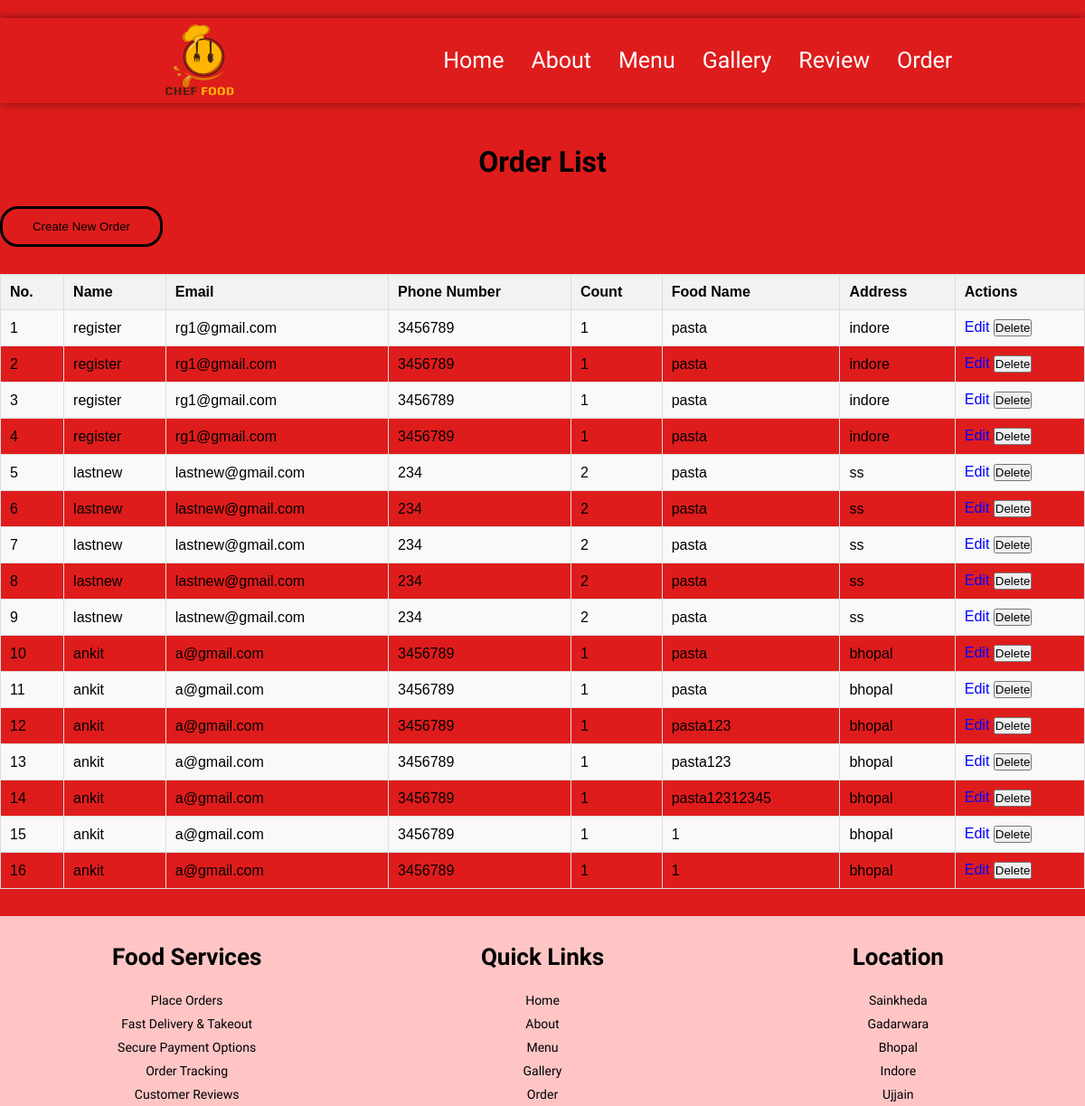
/orders/ (upper part), run on an earlier commit of the app's database.
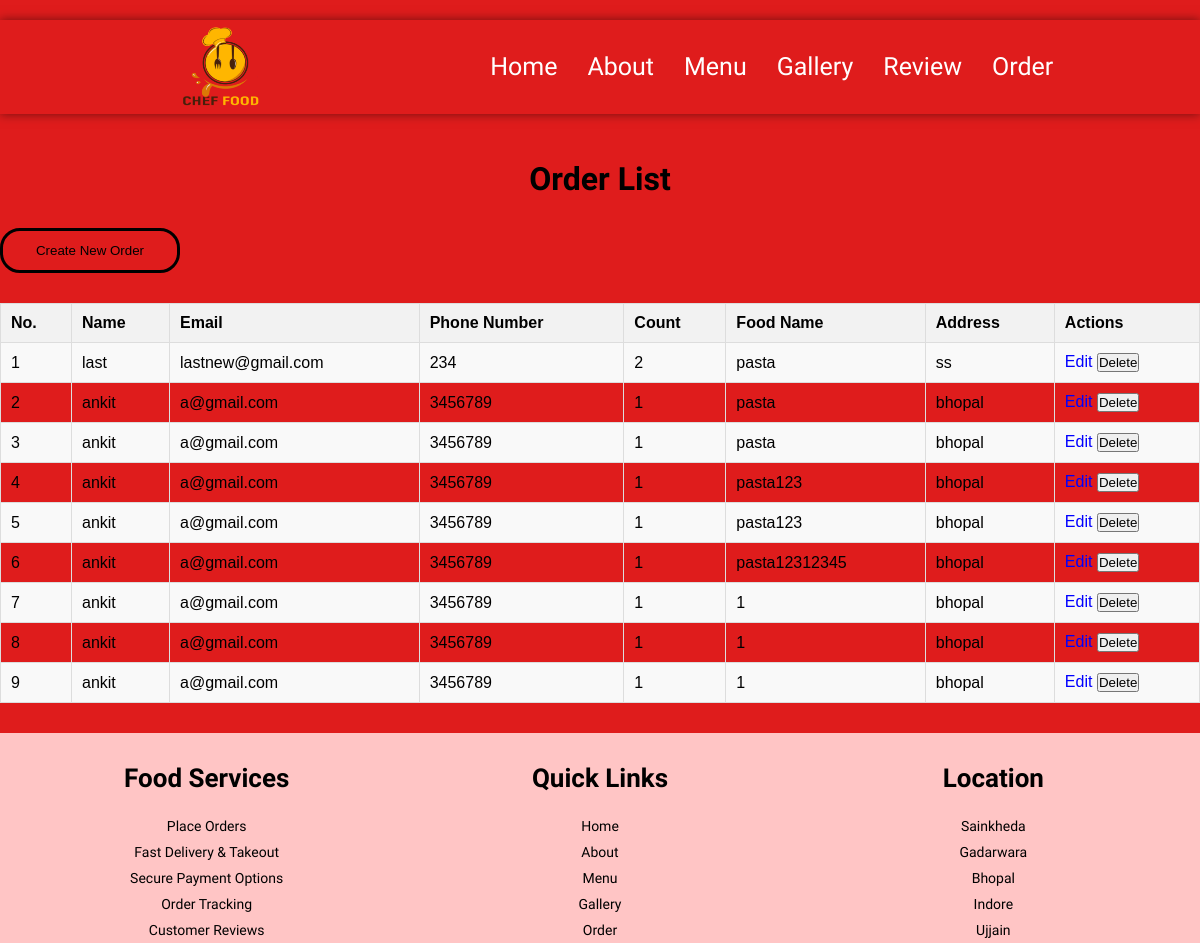
And on a later commit of the database.
### app/models.py (models this page shows, shortened)
class Order(models.Model):
    name = models.CharField(max_length=100)
    email = models.EmailField()
    phone_number = models.CharField(max_length=15)
    count = models.PositiveIntegerField()
    food_name = models.CharField(max_length=100)
    address = models.TextField()

### app/views.py (the view, shortened to what this page needs)
# urls.py: path('orders/', views.order_list, name='order_list'),
def order_list(request):
    orders = Order.objects.all()
    return render(request, 'order_list.html', {'orders': orders})

### app/templates/order_list.html (shortened to what this page needs)
{% extends 'base.html' %}
{% block content %}
<div style="height: 120px;"></div>
<h1 style="text-align: center; font-family: 'Mooli', cursive">Order List</h1>
<a href="{% url 'order' %}" > <button  style="position: relative;
    width: 180px;
    padding: 12px 2px;
    text-align: center;
    border: 3px solid black;
    background: transparent;
    border-radius: 20px;
    cursor: pointer;
    margin-top:30px;"    >  Create New Order </button>  </a>
<table>
    <tr>
        <th> No.</th>
        <th>Name</th>
        <th>Email</th>
        <th>Phone Number</th>
        <th>Count</th>
        <th>Food Name</th>
        <th>Address</th>
        <th>Actions</th>
    </tr>
    {% for order in orders %}
    <tr>
        <td>{{ forloop.counter }}</td>
        <td>{{ order.name }}</td>
        <td>{{ order.email }}</td>
        <td>{{ order.phone_number }}</td>
        <td>{{ order.count }}</td>
        <td>{{ order.food_name }}</td>
        <td>{{ order.address }}</td>
        <td>
            <a href="{% url 'order_update' order.pk %}">Edit</a>
            <form action="{% url 'order_delete' order.pk %}" method="POST" style="display:inline;">
                <input type="submit" value="Delete">
            </form>
        </td>
    </tr>
    {% endfor %}
</table>
{% endblock %}

### app/templates/base.html (shortened to what this page needs)
{% load static %}
<!DOCTYPE html>
<html lang="en">
<head>
    <link rel="stylesheet" href="{% static 'css/style.css' %}">
</head>
<body>
    <section id="Home">
        <nav>
            <div class="logo">
                <img src="{% static 'images/logo/edit.png' %}" alt="My image"/>
            </div>
            <ul>
                <li><a href="{% url 'home' %}">Home</a></li>
                <li><a href="{% url 'about' %}">About</a></li>
                <li><a href="{% url 'menu' %}">Menu</a></li>
                <li><a href="{% url 'gallery' %}">Gallery</a></li>
                <li><a href="{% url 'review' %}">Review</a></li>
                <li><a href="{% url 'order' %}">Order</a></li>
            </ul>
        </nav>
    </section>
    {% block content %}
    {% endblock %}
    <footer>
        <div class="footer_main">
            <div class="footer_tag">
                <h2>Food Services</h2>
                <p>Place Orders</p>
                <p>Fast Delivery & Takeout</p>
                <p>Secure Payment Options</p>
                <p>Order Tracking</p>
                <p>Customer Reviews</p>
            </div>
            <div class="footer_tag">
                <h2>Quick Links</h2>
                <p>Home</p>
                <p>About</p>
                <p>Menu</p>
                <p>Gallery</p>
                <p>Order</p>
            </div>
            <div class="footer_tag">
                <h2>Location</h2>
                <p>Sainkheda</p>
                <p>Gadarwara</p>
                <p>Bhopal</p>
                <p>Indore</p>
                <p>Ujjain</p>
            </div>
        </div>
    </footer>
</body>
</html>

### app/static/css/style.css (style rules this page uses)
* { margin: 0; padding: 0; box-sizing: border-box; font-family: sans-serif; }
html { scroll-behavior: smooth; }
body { height: 100vh; width: 100%; }
section nav { display: flex; justify-content: space-around; align-items: center; position: fixed; right: 0; left: 0; background: rbga(0,0,0,0,2); box-shadow: 0 0 10px rgba(0, 0, 0, 0.5); z-index: 1000; }
section nav .logo img { width: 80px; height: 80px; right: -50px; background-size: cover; cursor: pointer; margin: 7px 0; position: relative; justify-content: center; display: flex; align-content: center; }
section nav ul { list-style: none; }
section nav ul li { display: inline-block; margin: 0 15px; }
section nav ul li a { text-decoration: none; font-family: 'Mooli', cursive; color: white; font-weight: 500; font-size: 25px; transition: 0.1s; }
section nav ul li a::after { content: ''; width: 0; height: 2px; background: #ffb600; display: block; transition: 0.2s linear; }
footer { width: 100%; padding: 36px 0 0 20px; background-color: #ffc5c5; }
footer .footer_main { display: grid; grid-template-columns: repeat(6, 1fr); gap: 20px; }
footer .footer_main .footer_tag { text-align: center; }
footer .footer_main .footer_tag h2 { color: #000; margin-bottom: 25px; font-size: 30px; font-family: 'Lobster Two'; }
footer .footer_main .footer_tag p { margin: 10px 0; font-family: 'Mooli', sans-serif; }
@media (max-width: 1200px) { footer .footer_main { grid-template-columns: repeat(3, 1fr); } }
@media (max-width: 1200px) { footer .footer_main .footer_tag h2 { font-size: 26px; } }
@media (max-width: 1200px) { footer .footer_main .footer_tag p { font-size: 14px; } }
@media screen and (max-width: 2000px) { body { background-color: rgb(223, 28, 28); } }

### app/templates/base.html (style rules this page uses)
body { font-family: Arial, sans-serif; margin: 0; padding: 0; }
nav { display: flex; flex-direction: column; align-items: center; }
ul { list-style-type: none; padding: 0; }
@media (min-width: 768px) { nav { flex-direction: row; justify-content: space-between; } }
@media (min-width: 768px) { ul { display: flex; } }
@media (min-width: 768px) { li { margin: 0 10px; } }
footer { display: flex; flex-direction: column; padding: 20px; }
.footer_main { display: flex; flex-wrap: wrap; }
.footer_tag { flex: 1 1 200px; margin: 10px; }
img { max-width: 100%; height: auto; }
section { padding: 20px; width: 90%; margin: auto; }

What changed in the data, as far as the page shows it:
removed Order: name "register", email "rg1@gmail.com", phone_number "3456789", count "1", food_name "pasta", address "indore"
removed Order: name "register", email "rg1@gmail.com", phone_number "3456789", count "1", food_name "pasta", address "indore"
removed Order: name "register", email "rg1@gmail.com", phone_number "3456789", count "1", food_name "pasta", address "indore"
removed Order: name "register", email "rg1@gmail.com", phone_number "3456789", count "1", food_name "pasta", address "indore"
removed Order: name "lastnew", email "lastnew@gmail.com", phone_number "234", count "2", food_name "pasta", address "ss"
removed Order: name "lastnew", email "lastnew@gmail.com", phone_number "234", count "2", food_name "pasta", address "ss"
removed Order: name "lastnew", email "lastnew@gmail.com", phone_number "234", count "2", food_name "pasta", address "ss"
removed Order: name "lastnew", email "lastnew@gmail.com", phone_number "234", count "2", food_name "pasta", address "ss"
changed Order "lastnew@gmail.com": name "lastnew" → "last"
added Order: name "ankit", email "a@gmail.com", phone_number "3456789", count "1", food_name "1", address "bhopal"
